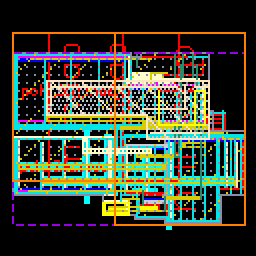
#> input picture ic_bad/myshkin/CsaHighCurrent/layout/thumbnail_128x128.png, 128 x 128 px (shown 2 times larger)
$ python image2blackwhite.py ../ic_bad/myshkin/CsaHighCurrent/layout/thumbnail_128x128.png out.png 100
#> lines starting #> are read from the running program, lines starting #| are printed output that depends on the picture; after the words box and inside, x2 and y2 are one past the last pixel; in counts of white or black regions, pixels touching at a corner belong together
import cv2
import argparse


parser = argparse.ArgumentParser(
	description='Takes an image input and turns it into a 3-layer array of pixels')

parser.add_argument(
	'imagefile',
	metavar='input_file',
	help='Path of input picture file')

parser.add_argument(
	'outputfile',
	metavar='output_file',
	help='Path of output picture file. Please give it a .png file extension.')

parser.add_argument(
	'threshold',
	default=127,
	type=int,
	help='Threshold value between 0 and 255 that determines what will be kept and what will not')

parser.add_argument(
		'--invert',
		action = 'store_true',
		help = 'Inverts the black and white')

args = parser.parse_args()

image = cv2.imread(args.imagefile)
#> image is the input picture: shape (128, 128, 3); mean B, G, R 50.9, 65.7, 58.5
gray = cv2.cvtColor(image, cv2.COLOR_BGR2GRAY)
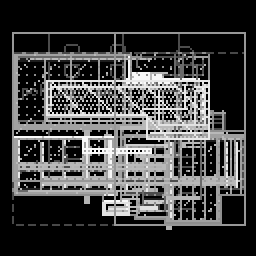
#> gray: shape (128, 128) (shown 2 times larger); min 0, max 249, mean 61.8
thresh_type = None
if args.invert == True:
	thresh_type = cv2.THRESH_BINARY_INV
else:
	thresh_type = cv2.THRESH_BINARY

ret, thresh = cv2.threshold(gray, args.threshold, 255, thresh_type)
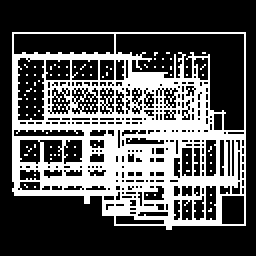
#> thresh: shape (128, 128) (shown 2 times larger); 32.8% white; 98 white regions (97 under 20 px), largest, box (x1, y1, x2, y2) and area: (6, 16, 123, 115) 5251
#> ret = 100
cv2.imwrite(args.outputfile, thresh)
